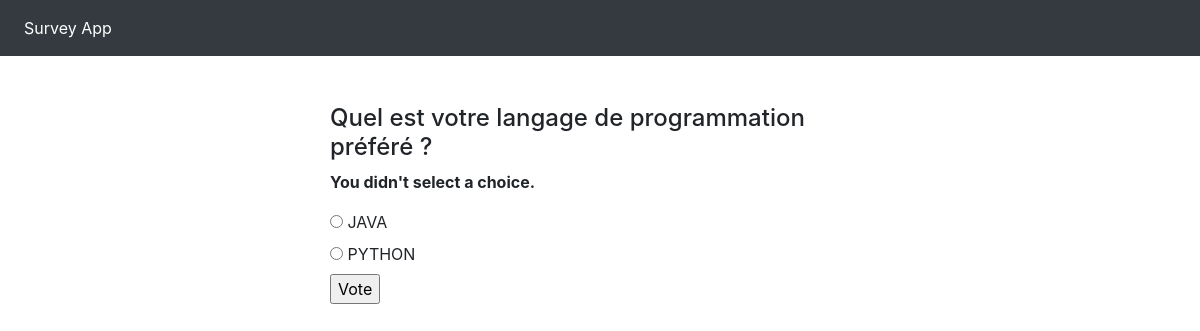
The page /polls/1/vote/ on the database its author committed.
### polls/models.py (models this page shows, shortened)
class Question(models.Model):
    question_text = models.CharField(max_length=200)
    pub_date = models.DateTimeField('date published')

class Choice(models.Model):
    question = models.ForeignKey(Question, on_delete=models.CASCADE)
    choice_text = models.CharField(max_length=200)
    votes = models.IntegerField(default=0)

### polls/views.py (the view)
# urls.py: path('<int:question_id>/vote/', views.vote, name='vote'),
def vote(request, question_id):
    question = get_object_or_404(Question, pk=question_id)
    try:
        selected_choice = question.choice_set.get(pk=request.POST['choice'])
    except (KeyError, Choice.DoesNotExist):
        return render(request, 'polls/detail.html', {
            'question': question,
            'error_message': "You didn't select a choice.",
        })
    else:
        selected_choice.votes += 1
        selected_choice.save()
        return HttpResponseRedirect(reverse('polls:results', args=(question.id,)))

### templates/polls/detail.html (shortened to what this page needs)
{% extends 'base.html' %}
{% block content %}
<h4>{{ question.question_text }}</h4>
{% if error_message %}<p><strong>{{ error_message }}</strong></p>{% endif %}
<form action="{% url 'polls:vote' question.id %}" method="post">
{% for choice in question.choice_set.all %}
    <input type="radio" name="choice" id="choice{{ forloop.counter }}" value="{{ choice.id }}">
    <label for="choice{{ forloop.counter }}">{{ choice.choice_text }}</label><br>
{% endfor %}
<input type="submit" value="Vote">
</form>
{% endblock %}

### rows shown on the page
Question: question_text "Quel est votre langage de programmation préféré ?"
Choice: choice_text "JAVA"
Choice: choice_text "PYTHON"

### other values the page prints
{{ error_message }} "You didn't select a choice."
